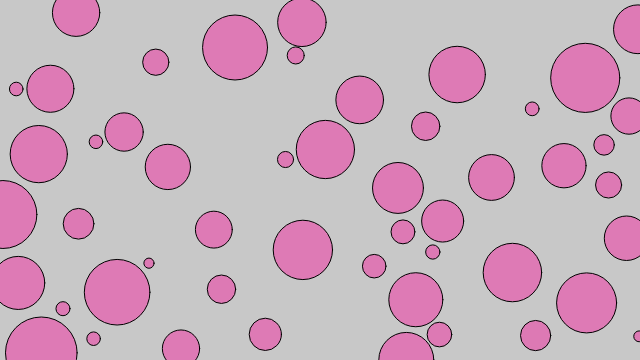
Frame 1 (no input)
Frame 60 (no input): identical to frame 1, image omitted
Frame 120 (the mouse pressed at the canvas centre since frame 60): identical to frame 1, image omitted

The p5.js sketch that drew this single still picture (run headless with seeded random() and noise() and a simulated clock; from frame 60 on, the mouse is pressed at the canvas centre):

// p5.js sketch
// ── sketch.js
const circles = [];

function setup() {
  createCanvas(640, 360);
  
  background(200);
  while(circles.length < 50) {
    let protection = 0;
    
    let newCircle = {
      x: random(width),
      y: random(height),
      rad: random(5, 36)
    }
    
    let overlapping = false;
    circles.forEach(circle => {
      let d = dist(newCircle.x, newCircle.y, circle.x, circle.y);
      if(d < newCircle.rad + circle.rad) {
        overlapping = true;
      }
    });
    
    if(!overlapping) circles.push(newCircle);
    console.log(circles.length);
    protection++;
    if(protection > 10000) break;
  }
    
  fill(255, 0, 150, 100);
    
  circles.forEach(circle => {
    ellipse(circle.x, circle.y, circle.rad * 2, circle.rad * 2);
  });
}

function draw() {
 
}
